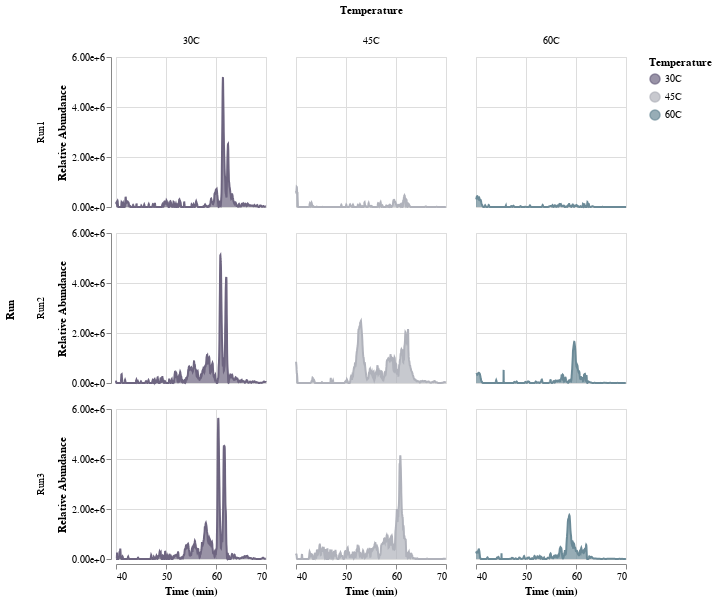

Here is the notebook cell this chart was saved with:
### Code cell
only_60 = only_60[(only_60.Time >= 40) & (only_60.Time<=70)]

my_colors = alt.Color(
    "Temperature:N",
    scale=alt.Scale(
        domain=["30C", "45C", "60C"], range=["#6E6581", "#B0B2BB", "#6B8A97"]
    ),
)

base = (
    alt.Chart(only_60)
    .mark_line()
    .encode(
        x=alt.X("Time:Q", title="Time (min)"),
        y=alt.Y("Intensity:Q", title="Relative Abundance", axis=alt.Axis(format=".2e")),
        color=my_colors,
    )
)

lower_lims = (
    alt.Chart(only_60)
    .mark_rule(strokeDash=[5, 5])
    .encode(
        x=alt.X("rt_left:Q", title=""),
    )
    .transform_calculate(rt_left="datum.RT - 0.5")
)

upper_lims = (
    alt.Chart(only_60)
    .mark_rule(strokeDash=[5, 5])
    .encode(
        x=alt.X("rt_right:Q", title=""),
    )
    .transform_calculate(rt_right="datum.RT + 0.5")
)

area = (
    alt.Chart(only_60)
    .mark_area(opacity=0.7)
    .encode(
        x=alt.X("Time:Q", title="Time (min)"),
        y=alt.Y("Intensity:Q", title="Relative Abundance"),
        color=my_colors,
    )
    .properties(width=150, height=150)
)

layer = alt.layer(base, lower_lims, upper_lims, area).facet(
    column="Temperature:N", row="Run:N"
)
layer

### Figure 1 — Vega-Lite specification as saved in the notebook (floating-point values rounded to 4 significant figures; data arrays with more than 128 entries replaced by an {"elided": "..."} marker saying what was removed)
{"config": {"view": {"continuousWidth": 400, "continuousHeight": 300}}, "data": {"name": "data-d9e7c495deabdc11ec77fa460a3defdc"}, "facet": {"column": {"type": "nominal", "field": "Temperature"}, "row": {"type": "nominal", "field": "Run"}}, "spec": {"layer": [{"mark": "line", "encoding": {"color": {"type": "nominal", "field": "Temperature", "scale": {"domain": ["30C", "45C", "60C"], "range": ["#6E6581", "#B0B2BB", "#6B8A97"]}}, "x": {"type": "quantitative", "field": "Time", "title": "Time (min)"}, "y": {"type": "quantitative", "axis": {"format": ".2e"}, "field": "Intensity", "title": "Relative Abundance"}}}, {"mark": {"type": "rule", "strokeDash": [5, 5]}, "encoding": {"x": {"type": "quantitative", "field": "rt_left", "title": ""}}, "transform": [{"calculate": "datum.RT - 0.5", "as": "rt_left"}]}, {"mark": {"type": "rule", "strokeDash": [5, 5]}, "encoding": {"x": {"type": "quantitative", "field": "rt_right", "title": ""}}, "transform": [{"calculate": "datum.RT + 0.5", "as": "rt_right"}]}, {"mark": {"type": "area", "opacity": 0.7}, "encoding": {"color": {"type": "nominal", "field": "Temperature", "scale": {"domain": ["30C", "45C", "60C"], "range": ["#6E6581", "#B0B2BB", "#6B8A97"]}}, "x": {"type": "quantitative", "field": "Time", "title": "Time (min)"}, "y": {"type": "quantitative", "field": "Intensity", "title": "Relative Abundance"}}, "height": 150, "width": 150}]}, "$schema": "https://vega.github.io/schema/vega-lite/v4.8.1.json", "datasets": {"data-d9e7c495deabdc11ec77fa460a3defdc": {"elided": "9176 records"}}}
